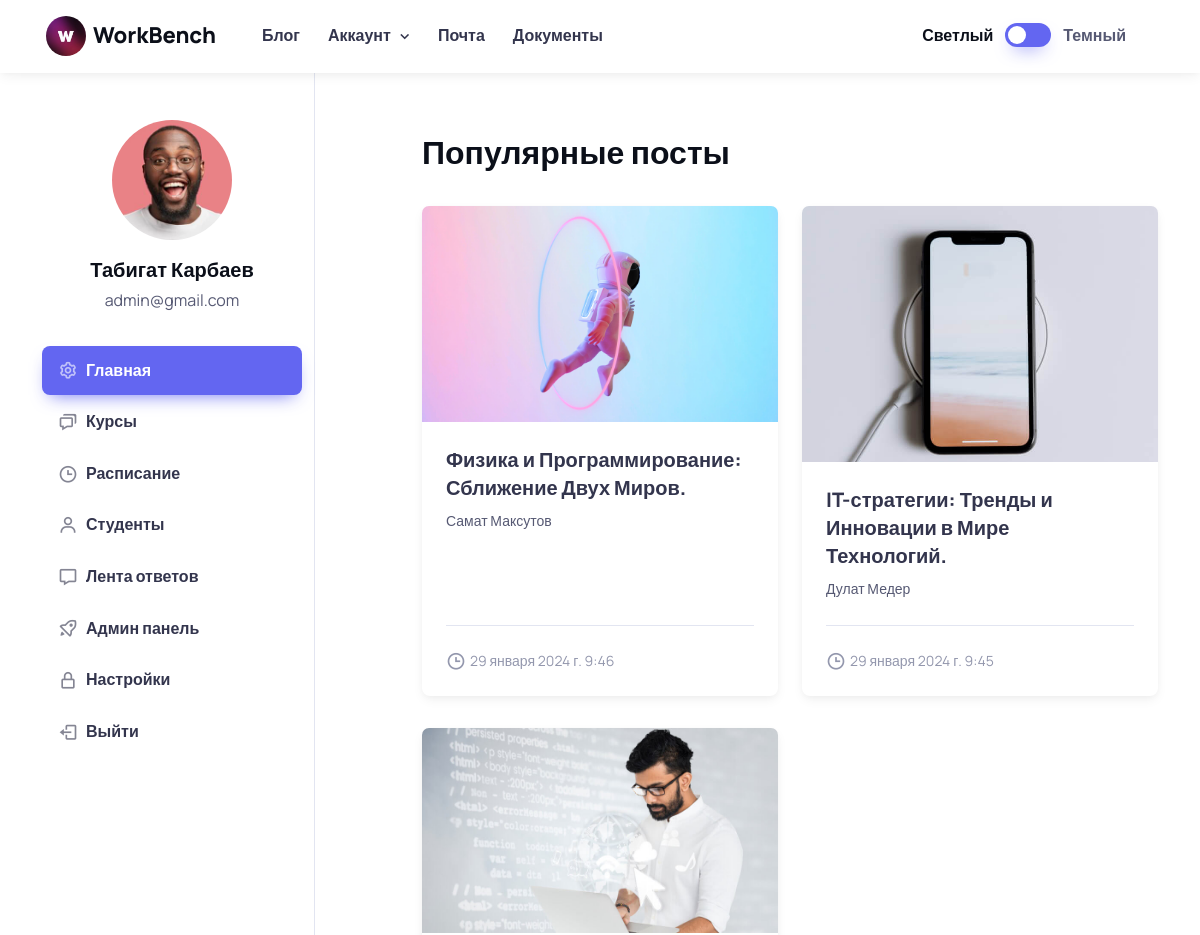
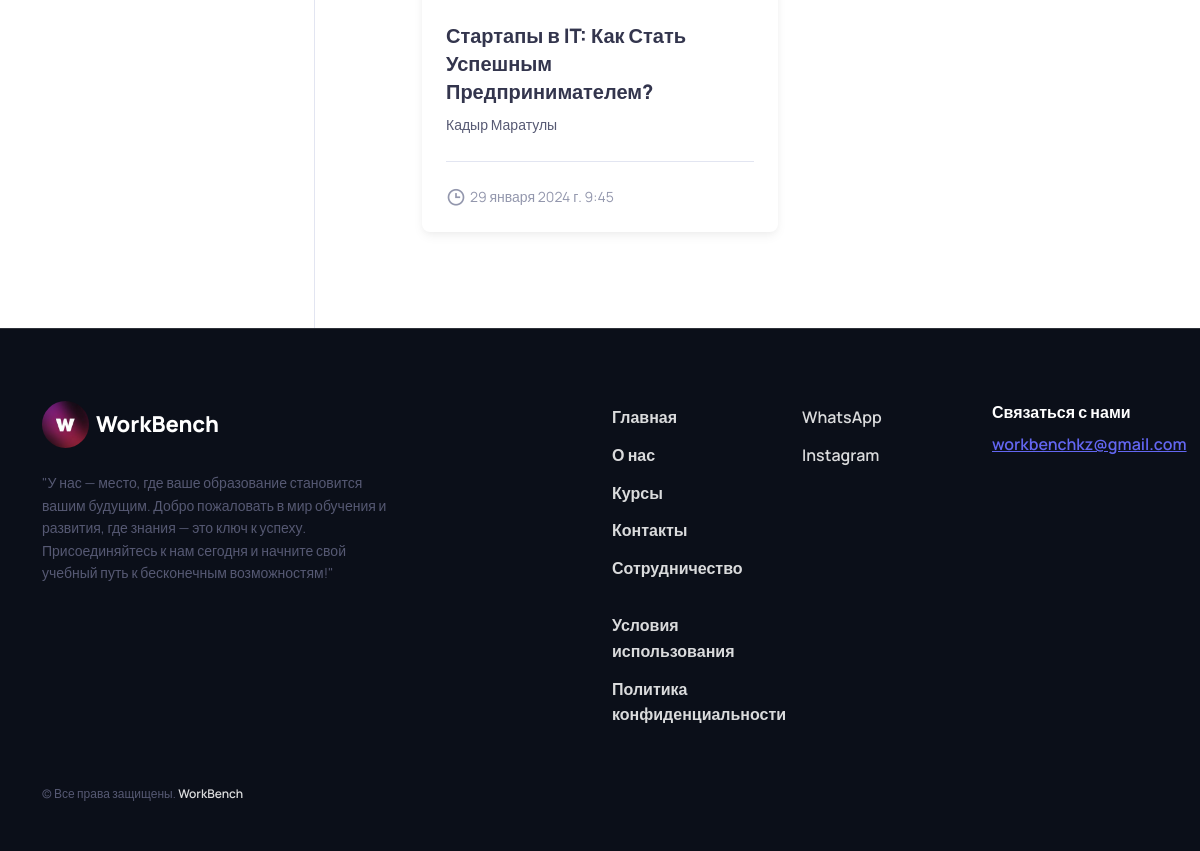
Page /users/curator/dashboard/ (signed in) on the committed database (2 pictures, top to bottom).
### users/models.py (models this page shows, shortened)
class User(AbstractUser):
    ROLE_CHOICES = (
        ('student', 'Студент'),
        ('curator', 'Куратор'),
        ('admin', 'Администратор'),
    )
    COUNTRY_CHOICES = (
        ('kz', 'Казахстан'),
        ('ru', 'Россия'),
        ('ukr', 'Украина'),
        ('kg', 'Кыргызстан'),
        ('uz', 'Узбекистан'),
    )
    CITY_CHOICES = (
        ('tse', 'Астана'),
        ('ala', 'Алматы'),
        ('msq', 'Москва'),
        ('kiev', 'Киев'),
        ('bishkek', 'Бишкек'),
        ('tashkent', 'Ташкент'),
    )
    image = models.ImageField(upload_to='users_images', null=True, blank=True)
    role = models.CharField(max_length=10, choices=ROLE_CHOICES, default='student')
    phone = models.CharField(max_length=25, blank=True)
    bio = models.TextField(blank=True, null=True, default='Всем привет! Я ученик компании WorkBench!')
    country = models.CharField(choices=COUNTRY_CHOICES, max_length=15, default='kz')
    city = models.CharField(choices=CITY_CHOICES, max_length=20, default='tse')
    address = models.CharField(blank=True, null=True, default='', max_length=255)
    stream = models.ForeignKey('Stream', on_delete=models.SET_NULL, null=True, blank=True)

### blog/models.py (models this page shows, shortened)
class Post(models.Model):
    HASHTAG = (
        ('startups', 'Стартапы'),
        ('programming', 'Программирование'),
        ('digital', 'Цифровизация'),
        ('strategy', 'IT стратегия'),
        ('physics', 'Физика'),
        ('math', 'Математика'),
        ('business', 'IT Бизнес'),
        ('technology', 'Технологии'),
        ('lifehacks', 'Лайфхаки'),
    )
    title = models.CharField(max_length=255, blank=False)
    author = models.CharField(max_length=255, blank=False)
    author_url = models.URLField(blank=True, null=True)
    image = models.ImageField(upload_to='posts/', blank=False)
    video = models.URLField(blank=True, null=True)
    body = models.TextField(blank=False)
    hashtag = models.CharField(max_length=255, choices=HASHTAG, default='programming',blank=False)
    date = models.DateTimeField(auto_now_add=True)
    class Meta:
        ordering = ['-date']
        verbose_name = 'Пост'
        verbose_name_plural = 'Посты'

### curator/views.py (the view)
# urls.py: path('dashboard/', CuratorDashboardView.as_view(), name='dashboard'),
class CuratorDashboardView(LoginRequiredMixin, TemplateView):
    template_name = 'curator/starter-kit/index.html'
    def get_context_data(self, **kwargs):
        context = super().get_context_data(**kwargs)
        context['posts'] = Post.objects.filter().order_by('-date')[:3]
        context['notifications'] = Notification.objects.all().order_by('-timestamp')
        context['contacts'] = Contact.objects.all().order_by('-timestamp')
        return context

### templates/curator/starter-kit/index.html (shortened to what this page needs)
{% extends 'curator/starter-kit/base.html' %}
{% load static %}
          {% block content %}
              <div class="col-md-8 offset-lg-1 pb-5 mb-lg-2 pt-md-5 mt-n3 mt-md-0">
            <div class="ps-md-3 ps-lg-0 mt-md-2 pt-md-4 pb-md-2">
              <div class="d-flex align-items-center justify-content-between pt-xl-1 mb-3 pb-3">
                <h1 class="h2 mb-0">Популярные посты</h1>
              </div>
              <div class="row row-cols-1 row-cols-sm-2 gx-3 gx-lg-4">
                {% for post in posts %}
                <div class="col pb-lg-2 mb-4">
                  <article class="card h-100 border-0 shadow-sm">
                    <div class="position-relative">
                      <a href="{% url 'users:blog:blog_detail' pk=post.pk %}" class="d-block position-absolute w-100 h-100 top-0 start-0" aria-label="Cover image"></a>
                      <img src="{{ post.image.url }}" class="card-img-top" alt="Image">
                    </div>
                    <div class="card-body pb-3">
                      <h3 class="h5 mb-2">
                        <a href="{% url 'users:blog:blog_detail' pk=post.pk %}">{{ post.title }}</a>
                      </h3>
                      <p class="fs-sm mb-2">{{ post.author }}</p>
                    </div>
                    <div class="card-footer d-flex align-items-center fs-sm text-muted py-4">
                      <div class="d-flex align-items-center me-4">
                        <i class="bx bx-time fs-xl me-1"></i>
                        {{ post.date}}
                      </div>
                    </div>
                  </article>
                </div>
                {% endfor %}
              </div>
            </div>
          </div>
          {% endblock %}

### templates/curator/starter-kit/base.html (shortened to what this page needs)
<!DOCTYPE html>
{% load static %}
{% load humanize %}
<html lang="en" data-bs-theme="light">
<head>
    <link rel="stylesheet" media="screen" href="{% static 'student/css/boxicons.min.css' %}">
    <link rel="stylesheet" media="screen" href="{% static 'student/css/swiper-bundle.min.css' %}">
    <link rel="stylesheet" media="screen" href="{% static 'student/css/theme.min.css' %}">
  </head>
  <body>
    <main class="page-wrapper">
      <header class="header navbar navbar-expand-lg bg-light border-bottom border-light shadow-sm fixed-top">
        <div class="container px-3">
          <a href="{% url 'website:home' %}" class="navbar-brand pe-3">
            <img src="{% static 'website/img/logo.jpg' %}" width="40" style="border-radius: 50px;" alt="WorkBench">
            WorkBench
          </a>
          <div id="navbarNav" class="offcanvas offcanvas-end">
            <div class="offcanvas-body">
              <ul class="navbar-nav me-auto mb-2 mb-lg-0">
                  <li class="nav-item">
                  <a href="{% url 'users:blog:blog' %}" class="nav-link">Блог</a>
                </li>
                <li class="nav-item dropdown">
                  <a href="#" class="nav-link dropdown-toggle" data-bs-toggle="dropdown" aria-current="page">Аккаунт</a>
                </li>
                <li class="nav-item">
                  <a href="{% url 'users:curator:view_notifications' %}" class="nav-link">Почта</a>
                </li>
                <li class="nav-item">
                  <a href="#" class="nav-link">Документы</a>
                </li>
              </ul>
            </div>
          </div>
          <div class="form-check form-switch mode-switch pe-lg-1 ms-auto me-4" data-bs-toggle="mode">
            <input type="checkbox" class="form-check-input" id="theme-mode">
            <label class="form-check-label d-none d-sm-block" for="theme-mode">Светлый</label>
            <label class="form-check-label d-none d-sm-block" for="theme-mode">Темный</label>
          </div>
        </div>
      </header>
      <section class="container pt-5">
        <div class="row">
          <aside class="col-lg-3 col-md-4 border-end pb-5 mt-n5">
            <div class="position-sticky top-0">
              <div class="text-center pt-5">
                <div class="d-table position-relative mx-auto mt-2 mt-lg-4 pt-5 mb-3">
                  {% if user.image %}
                  <img src="{{ user.image.url }}" class="d-block rounded-circle" width="120" alt="{{ user.first_name }} {{ user.last_name }}">
                  {% else %}
                  <img src="{% static 'student/images/18.jpg' %}" class="d-block rounded-circle" width="120" alt="{{ user.first_name }} {{ user.last_name }}">
                  {% endif %}
                </div>
                <h2 class="h5 mb-1">{{ user.first_name }} {{ user.last_name }}</h2>
                <p class="mb-3 pb-3">{{ user.email }}</p>
                <div id="account-menu" class="list-group list-group-flush collapse d-md-block">
                {% with request.resolver_match.url_name as current_url_name %}
                  <a href="{% url 'users:curator:dashboard' %}" class="list-group-item list-group-item-action d-flex align-items-center {% if current_url_name == 'dashboard' %}active{% endif %}">
                    <i class="bx bx-cog fs-xl opacity-60 me-2"></i>
                    Главная
                  </a>
                  <a href="{% url 'users:curator:courses:courses' %}" class="list-group-item list-group-item-action d-flex align-items-center {% if current_url_name == 'courses' %}active{% endif %}">
                    <i class="bx bx-chat fs-xl opacity-60 me-2"></i>
                    Курсы
                  </a>
                  <a href="{% url 'users:curator:schedule:student_schedule' %}" class="list-group-item list-group-item-action d-flex align-items-center {% if current_url_name == 'student-schedule' %}active{% endif %}">
                    <i class="bx bx-time fs-xl opacity-60 me-2"></i>
                    Расписание
                  </a>
                  <a href="{% url 'users:curator:students_admin_check' %}" class="list-group-item list-group-item-action d-flex align-items-center {% if current_url_name == 'student-schedule' %}active{% endif %}">
                    <i class="bx bx-user fs-xl opacity-60 me-2"></i>
                    Студенты
                  </a>
                  <a href="{% url 'users:curator:courses:answers_view' %}" class="list-group-item list-group-item-action d-flex align-items-center {% if current_url_name == 'answers' %}active{% endif %}">
                    <i class="bx bx-message fs-xl opacity-60 me-2"></i>
                    Лента ответов
                  </a>
                  <a href="{% url 'admin:index' %}" class="list-group-item list-group-item-action d-flex align-items-center {% if current_url_name == 'student-schedule' %}active{% endif %}">
                    <i class="bx bx-rocket fs-xl opacity-60 me-2"></i>
                    Админ панель
                  </a>
                  <a href="{% url 'users:curator:profile' %}" class="list-group-item list-group-item-action d-flex align-items-center {% if current_url_name == 'profile' %}active{% endif %}">
                    <i class="bx bx-lock-alt fs-xl opacity-60 me-2"></i>
                    Настройки
                  </a>
                  <a href="{% url 'users:curator:logout' %}" class="list-group-item list-group-item-action d-flex align-items-center">
                    <i class="bx bx-log-out fs-xl opacity-60 me-2"></i>
                    Выйти
                  </a>
                {% endwith %}
                </div>
              </div>
            </div>
          </aside>
          {% block content %}
          {% endblock %}
        </div>
      </section>
    </main>
    <footer class="footer bg-dark border-top border-light pt-5 pb-4 pb-lg-5" data-bs-theme="dark">
      <div class="container pt-lg-4">
        <div class="row pb-5">
          <div class="col-lg-4 col-md-6">
            <div class="navbar-brand text-dark p-0 me-0 mb-3 mb-lg-4">
              <img style="border-radius: 50px;" src="{% static 'website/img/logo.jpg' %}" width="47px" alt="WorkBench">
              WorkBench
            </div>
            <p class="fs-sm pb-lg-3 mb-4">"У нас — место, где ваше образование становится вашим будущим. Добро пожаловать в мир обучения и развития, где знания — это ключ к успеху. Присоединяйтесь к нам сегодня и начните свой учебный путь к бесконечным возможностям!"</p>
          </div>
          <div class="col-xl-6 col-lg-7 col-md-5 offset-xl-2 offset-md-1 pt-4 pt-md-1 pt-lg-0">
            <div id="footer-links" class="row">
              <div class="col-lg-4">
                <div id="useful-links" class="collapse d-lg-block" data-bs-parent="#footer-links">
                  <ul class="nav flex-column pb-lg-1 mb-lg-3">
                    <li class="nav-item"><a href="{% url 'website:home'%}#" class="nav-link d-inline-block px-0 pt-1 pb-2">Главная</a></li>
                    <li class="nav-item"><a href="{% url 'website:about'%}#" class="nav-link d-inline-block px-0 pt-1 pb-2">О нас</a></li>
                    <li class="nav-item"><a href="{% url 'website:courses'%}#" class="nav-link d-inline-block px-0 pt-1 pb-2">Курсы</a></li>
                    <li class="nav-item"><a href="{% url 'website:contacts'%}#" class="nav-link d-inline-block px-0 pt-1 pb-2">Контакты</a></li>
                    <li class="nav-item"><a href="{% url 'website:collaboration'%}#" class="nav-link d-inline-block px-0 pt-1 pb-2">Сотрудничество</a></li>
                  </ul>
                  <ul class="nav flex-column mb-2 mb-lg-0">
                    <li class="nav-item"><a href="{% url 'website:terms'%}#" class="nav-link d-inline-block px-0 pt-1 pb-2">Условия использования</a></li>
                    <li class="nav-item"><a href="{% url 'website:privacy'%}#" class="nav-link d-inline-block px-0 pt-1 pb-2">Политика конфиденциальности</a></li>
                  </ul>
                </div>
              </div>
              <div class="col-xl-4 col-lg-3">
                <div id="social-links" class="collapse d-lg-block" data-bs-parent="#footer-links">
                  <ul class="nav flex-column mb-2 mb-lg-0">
                    <a href="https://wa.me/87077772817" class="nav-link d-inline-block px-0 pt-1 pb-2">WhatsApp</a>
                    <li class="nav-item"><a href="https://www.instagram.com/workbench.kz/" class="nav-link d-inline-block px-0 pt-1 pb-2">Instagram</a></li>
                  </ul>
                </div>
              </div>
              <div class="col-xl-4 col-lg-5 pt-2 pt-lg-0">
                <h6 class="mb-2">Связаться с нами</h6>
                <a href="mailto:workbenchkz@gmail.com" class="fw-medium">workbenchkz@gmail.com</a>
              </div>
            </div>
          </div>
        </div>
        <p class="nav d-block fs-xs text-center text-md-start pb-2 pb-lg-0 mb-0">
          &copy; Все права защищены.
          <a class="nav-link d-inline-block p-0" href="{% url 'website:home' %}"  rel="noopener">WorkBench</a>
        </p>
      </div>
    </footer>
</body>
</html>

### rows in the picture
User: image (picture), first_name "Табигат", last_name "Карбаев", email "admin@gmail.com"
Post: image (picture), title "Физика и Программирование: Сближение Двух Миров.", author "Самат Максутов", date "29 января 2024 г. 9:46"
Post: image (picture), title "IT-стратегии: Тренды и Инновации в Мире Технологий.", author "Дулат Медер", date "29 января 2024 г. 9:45"
Post: image (picture), title "Стартапы в IT: Как Стать Успешным Предпринимателем?", author "Кадыр Маратулы", date "29 января 2024 г. 9:45"
